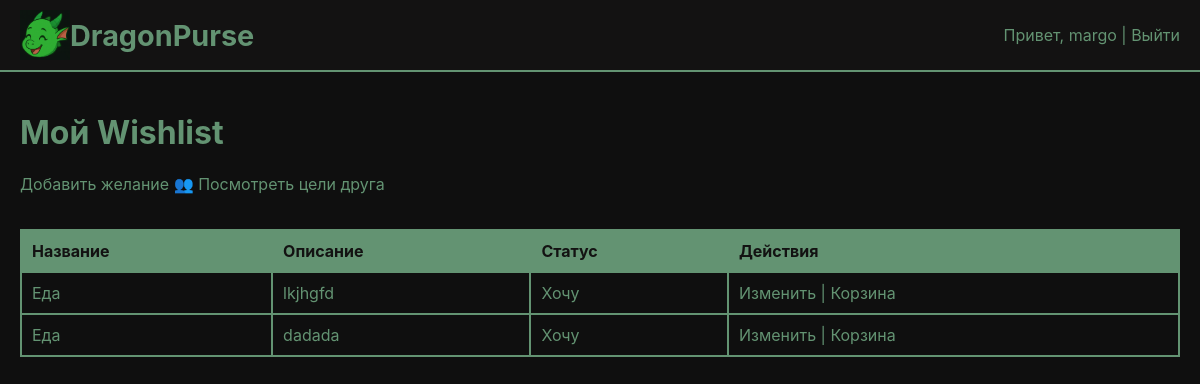
/wishlist/ (signed in), run on the app's committed database.
### accounts/models.py (models this page shows, shortened)
class Wishlist(models.Model):
    user = models.ForeignKey(User, on_delete=models.CASCADE, related_name='wishlists')
    name = models.CharField(max_length=255)
    description = models.TextField(null=True, blank=True)
    status = models.CharField(max_length=50, null=True, blank=True)

### accounts/views.py (the view)
# urls.py: path('wishlist/', wishlist_list, name='wishlist_list'),
@login_required
def wishlist_list(request):
    shared_users = SharedAccess.objects.filter(shared_with=request.user).values_list('owner', flat=True)
    wishlists = Wishlist.objects.filter(models.Q(user=request.user) | models.Q(user__in=shared_users))
    return render(request, 'accounts/wishlist_list.html', {'wishlists': wishlists})

### accounts/templates/accounts/wishlist_list.html
{% extends "accounts/base.html" %}
{% block content %}
<h1>Мой Wishlist</h1>
<a href="{% url 'wishlist_create' %}" class="button" style="margin-bottom:15px; display:inline-block;">Добавить желание</a>
<a href="{% url 'shared_users_list' %}" class="button">👥 Посмотреть цели друга</a>
{% if wishlists %}
<table border="1" cellpadding="8" style="border-collapse:collapse; width:100%;">
  <thead style="background:#f8f8f8;">
    <tr>
      <th>Название</th>
      <th>Описание</th>
      <th>Статус</th>
      <th>Действия</th>
    </tr>
  </thead>
  <tbody>
    {% for w in wishlists %}
    <tr>
      <td>{{ w.name }}</td>
      <td>{{ w.description|default:"—" }}</td>
      <td>{{ w.status|default:"—" }}</td>
      <td>
        <a href="{% url 'wishlist_edit' w.pk %}">Изменить</a> |
        <a href="{% url 'wishlist_delete' w.pk %}">Корзина</a>
      </td>
    </tr>
    {% endfor %}
  </tbody>
</table>
{% else %}
<p>Пока нет желаний. Добавь первое!</p>
{% endif %}
{% endblock %}

### accounts/templates/accounts/base.html (shortened to what this page needs)
{% load static %}
<!DOCTYPE html>
<html lang="ru">
<head>
    <link rel="stylesheet" href="{% static 'accounts/css/main.css' %}">
</head>
<body>
    <header>
        <h1>
            <img src="{% static 'accounts/img/happy_dragon_head.png' %}" width="50" height="50" alt="Счастливый дракончик">
            <a href="{% url 'dashboard' %}">DragonPurse</a>
        </h1>
        <div>
            Привет, {{ user.username }} | <a href="{% url 'logout' %}">Выйти</a>
        </div>
    </header>
    <div class="container">
        {% block content %}{% endblock %}
    </div>
</body>
</html>

### accounts/static/accounts/css/main.css (style rules this page uses)
body { font-family: "Inter", sans-serif; background-color: #0f0f0f; color: #639372; margin: 0; padding: 0; }
a { color: #639372; text-decoration: none; }
h1, h2, h3 { color: #639372; }
.container { max-width: 1200px; margin: 0 auto; padding: 20px; }
header { background-color: #131212; border-bottom: 2px solid #639372; padding: 10px 20px; display: flex; align-items: center; justify-content: space-between; }
header h1 { margin: 0; font-size: 1.8em; display: flex; align-items: center; }
table { width: 100%; border-collapse: collapse; margin-top: 20px; }
th, td { border: 2px solid #639372; padding: 10px; text-align: left; }
th { background-color: #639372; color: #131212; }

### data on the page
Wishlist: name "Еда", description "lkjhgfd", status "Хочу"
Wishlist: name "Еда", description "dadada", status "Хочу"

### other printed values
{{ user.username }} "margo"
